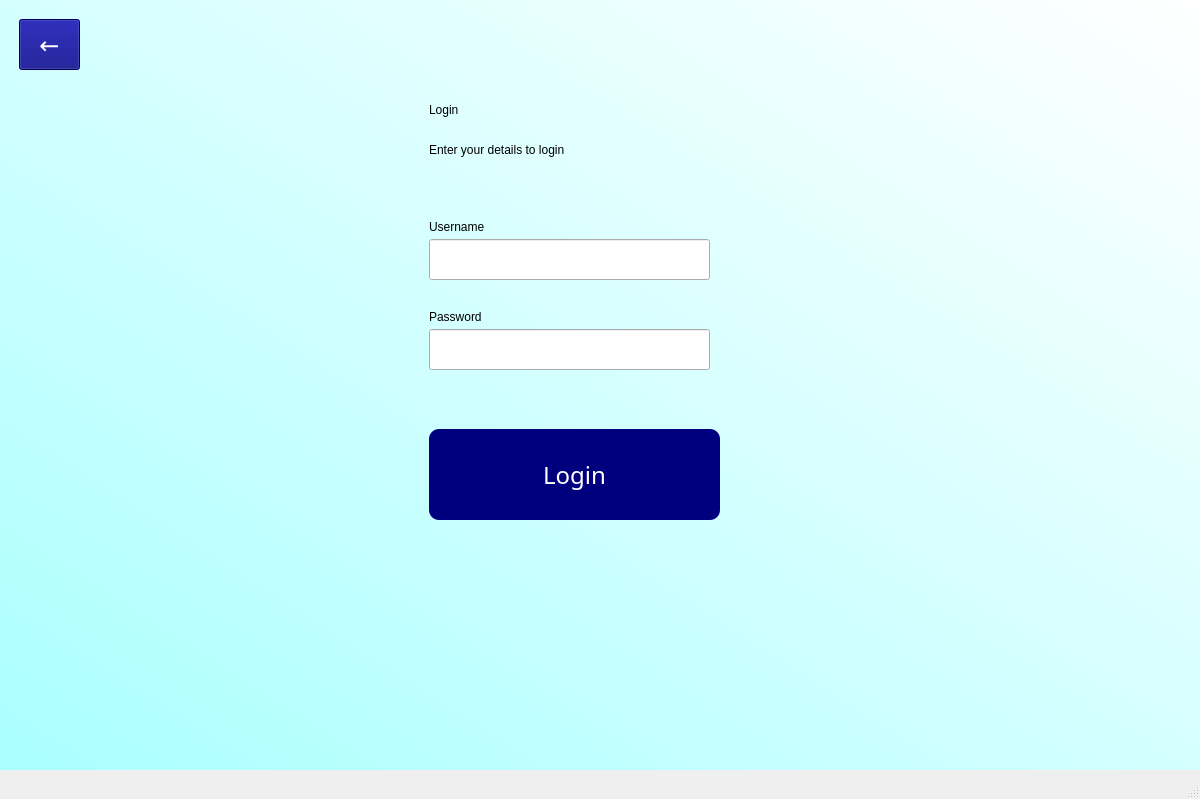
<?xml version="1.0" encoding="UTF-8"?>
<ui version="4.0">
 <class>MainWindow</class>
 <widget class="QMainWindow" name="MainWindow">
  <property name="geometry">
   <rect>
    <x>0</x>
    <y>0</y>
    <width>1200</width>
    <height>799</height>
   </rect>
  </property>
  <property name="windowTitle">
   <string>MainWindow</string>
  </property>
  <widget class="QWidget" name="centralwidget">
   <widget class="QWidget" name="bgWidget" native="true">
    <property name="geometry">
     <rect>
      <x>-1</x>
      <y>-1</y>
      <width>1201</width>
      <height>771</height>
     </rect>
    </property>
    <property name="styleSheet">
     <string notr="true">QWidget#bgWidget{
background-color: qlineargradient(spread:reflect, x1:0, y1:1, x2:1, y2:0.00568182, stop:0 rgba(170, 255, 255, 255), stop:1 rgba(255, 255, 255, 255))}</string>
    </property>
    <widget class="QPushButton" name="loginConfirm">
     <property name="geometry">
      <rect>
       <x>430</x>
       <y>430</y>
       <width>291</width>
       <height>91</height>
      </rect>
     </property>
     <property name="font">
      <font>
       <family>MS Reference Sans Serif</family>
       <pointsize>18</pointsize>
      </font>
     </property>
     <property name="cursor">
      <cursorShape>PointingHandCursor</cursorShape>
     </property>
     <property name="styleSheet">
      <string notr="true">QPushButton {
	color: rgb(255, 255, 255);
	background-color: rgb(0, 0, 127);
	border-radius: 10px;
}

QPushButton:hover {
	background-color: rgb(85, 170, 255);
}</string>
     </property>
     <property name="text">
      <string>Login</string>
     </property>
     <property name="shortcut">
      <string>Return</string>
     </property>
    </widget>
    <widget class="QLabel" name="loginText">
     <property name="geometry">
      <rect>
       <x>430</x>
       <y>60</y>
       <width>151</width>
       <height>101</height>
      </rect>
     </property>
     <property name="styleSheet">
      <string notr="true">font: 24pt &quot;MS Reference Sans Serif&quot;;
</string>
     </property>
     <property name="text">
      <string>Login</string>
     </property>
    </widget>
    <widget class="QLabel" name="loginSubtext">
     <property name="geometry">
      <rect>
       <x>430</x>
       <y>130</y>
       <width>291</width>
       <height>41</height>
      </rect>
     </property>
     <property name="styleSheet">
      <string notr="true">font: 10pt &quot;MS Reference Sans Serif&quot;;</string>
     </property>
     <property name="text">
      <string>Enter your details to login</string>
     </property>
    </widget>
    <widget class="QLineEdit" name="usernameField">
     <property name="geometry">
      <rect>
       <x>430</x>
       <y>240</y>
       <width>281</width>
       <height>41</height>
      </rect>
     </property>
     <property name="styleSheet">
      <string notr="true">font: 12pt &quot;MS Shell Dlg 2&quot;;</string>
     </property>
    </widget>
    <widget class="QLabel" name="usernameSubtext">
     <property name="geometry">
      <rect>
       <x>430</x>
       <y>220</y>
       <width>61</width>
       <height>16</height>
      </rect>
     </property>
     <property name="text">
      <string>Username</string>
     </property>
    </widget>
    <widget class="QLineEdit" name="passwordField">
     <property name="geometry">
      <rect>
       <x>430</x>
       <y>330</y>
       <width>281</width>
       <height>41</height>
      </rect>
     </property>
     <property name="font">
      <font>
       <pointsize>12</pointsize>
      </font>
     </property>
     <property name="cursor">
      <cursorShape>IBeamCursor</cursorShape>
     </property>
     <property name="echoMode">
      <enum>QLineEdit::Password</enum>
     </property>
    </widget>
    <widget class="QLabel" name="passwordSubtext">
     <property name="geometry">
      <rect>
       <x>430</x>
       <y>310</y>
       <width>61</width>
       <height>16</height>
      </rect>
     </property>
     <property name="text">
      <string>Password</string>
     </property>
    </widget>
    <widget class="QPushButton" name="backButton">
     <property name="geometry">
      <rect>
       <x>20</x>
       <y>20</y>
       <width>61</width>
       <height>51</height>
      </rect>
     </property>
     <property name="font">
      <font>
       <family>MS Reference Sans Serif</family>
       <pointsize>18</pointsize>
      </font>
     </property>
     <property name="cursor">
      <cursorShape>PointingHandCursor</cursorShape>
     </property>
     <property name="styleSheet">
      <string notr="true">QPushButton {
	color: rgb(255, 255, 255);
	background-color: rgb(0, 0, 127);
}

QPushButton:hover {
	background-color: rgb(85, 170, 255);
}</string>
     </property>
     <property name="text">
      <string>←</string>
     </property>
    </widget>
    <widget class="QLabel" name="errorLabel">
     <property name="geometry">
      <rect>
       <x>430</x>
       <y>385</y>
       <width>291</width>
       <height>31</height>
      </rect>
     </property>
     <property name="styleSheet">
      <string notr="true">font: 12pt &quot;MS Reference Sans Serif&quot;;
color: rgb(255, 0, 0);</string>
     </property>
     <property name="text">
      <string/>
     </property>
    </widget>
   </widget>
  </widget>
  <widget class="QMenuBar" name="menubar">
   <property name="geometry">
    <rect>
     <x>0</x>
     <y>0</y>
     <width>1200</width>
     <height>26</height>
    </rect>
   </property>
  </widget>
  <widget class="QStatusBar" name="statusbar"/>
 </widget>
 <resources/>
 <connections/>
</ui>
